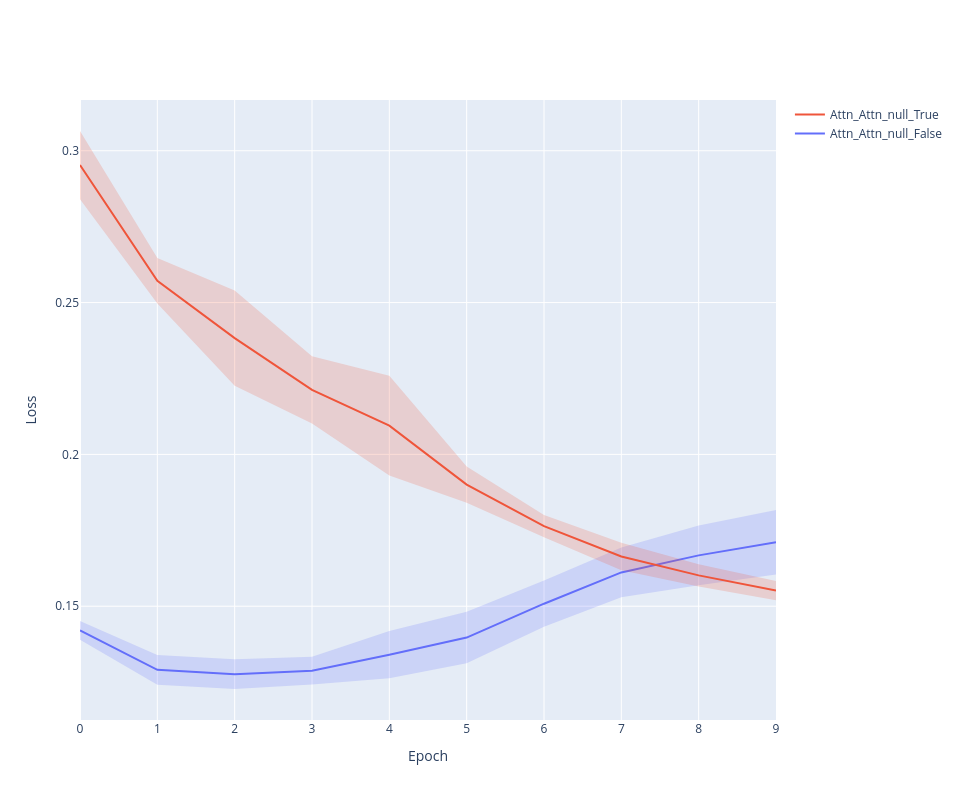

The notebook cell this image was saved under:
### Code cell
line_plot(history, 'loss')

### Figure 1 — Plotly figure (JSON) as saved in the notebook; plotly's stock layout.template omitted (floating-point values rounded to 4 significant figures)
{"data": [{"line": {"color": "#636EFA"}, "mode": "lines", "name": "Attn_Attn_null_False", "type": "scatter", "x": [0, 1, 2, 3, 4, 5, 6, 7, 8, 9], "y": [0.142, 0.1291, 0.1276, 0.1288, 0.134, 0.1397, 0.1508, 0.1611, 0.1667, 0.1711]}, {"line": {"width": 0}, "marker": {"color": "#444"}, "mode": "lines", "showlegend": false, "type": "scatter", "x": [0, 1, 2, 3, 4, 5, 6, 7, 8, 9], "y": [0.1451, 0.134, 0.1325, 0.1334, 0.1418, 0.1482, 0.1584, 0.1693, 0.1766, 0.1817]}, {"fill": "tonexty", "fillcolor": "rgba(99, 110, 250,0.2)", "line": {"width": 0}, "marker": {"color": "#444"}, "mode": "lines", "showlegend": false, "type": "scatter", "x": [0, 1, 2, 3, 4, 5, 6, 7, 8, 9], "y": [0.1389, 0.1241, 0.1227, 0.1242, 0.1263, 0.1312, 0.1432, 0.153, 0.1569, 0.1604]}, {"line": {"color": "#EF553B"}, "mode": "lines", "name": "Attn_Attn_null_True", "type": "scatter", "x": [0, 1, 2, 3, 4, 5, 6, 7, 8, 9], "y": [0.2953, 0.2572, 0.2383, 0.2212, 0.2095, 0.19, 0.1764, 0.1664, 0.1602, 0.1551]}, {"line": {"width": 0}, "marker": {"color": "#444"}, "mode": "lines", "showlegend": false, "type": "scatter", "x": [0, 1, 2, 3, 4, 5, 6, 7, 8, 9], "y": [0.3065, 0.2646, 0.254, 0.2323, 0.2259, 0.196, 0.1801, 0.1709, 0.1638, 0.1583]}, {"fill": "tonexty", "fillcolor": "rgba(239, 85, 59,0.2)", "line": {"width": 0}, "marker": {"color": "#444"}, "mode": "lines", "showlegend": false, "type": "scatter", "x": [0, 1, 2, 3, 4, 5, 6, 7, 8, 9], "y": [0.2841, 0.2497, 0.2226, 0.2102, 0.193, 0.1841, 0.1727, 0.1619, 0.1565, 0.152]}], "layout": {"height": 800, "width": 960, "xaxis": {"title": {"text": "Epoch"}}, "yaxis": {"title": {"text": "Loss"}}}}
